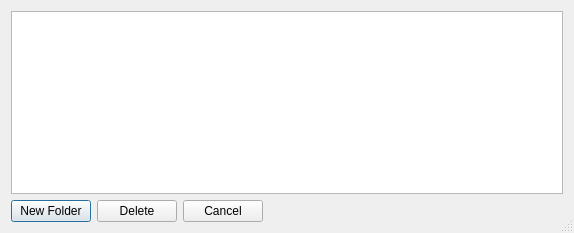
<?xml version="1.0" encoding="UTF-8"?>
<ui version="4.0">
 <class>Dialog</class>
 <widget class="QDialog" name="Dialog">
  <property name="windowModality">
   <enum>Qt::WindowModal</enum>
  </property>
  <property name="geometry">
   <rect>
    <x>0</x>
    <y>0</y>
    <width>574</width>
    <height>233</height>
   </rect>
  </property>
  <property name="windowTitle">
   <string>Dialog</string>
  </property>
  <property name="sizeGripEnabled">
   <bool>true</bool>
  </property>
  <property name="modal">
   <bool>true</bool>
  </property>
  <layout class="QGridLayout" name="gridLayout">
   <item row="0" column="0" colspan="2">
    <widget class="QTreeView" name="treeView"/>
   </item>
   <item row="1" column="0">
    <layout class="QHBoxLayout" name="horizontalLayout">
     <item>
      <widget class="QPushButton" name="btnMkdir">
       <property name="sizeIncrement">
        <size>
         <width>0</width>
         <height>0</height>
        </size>
       </property>
       <property name="text">
        <string>New Folder</string>
       </property>
       <property name="checkable">
        <bool>false</bool>
       </property>
      </widget>
     </item>
     <item>
      <widget class="QPushButton" name="btnRmdir">
       <property name="text">
        <string>Delete</string>
       </property>
      </widget>
     </item>
     <item>
      <widget class="QPushButton" name="btnCancel">
       <property name="text">
        <string>Cancel</string>
       </property>
      </widget>
     </item>
    </layout>
   </item>
   <item row="1" column="1">
    <spacer name="horizontalSpacer">
     <property name="orientation">
      <enum>Qt::Horizontal</enum>
     </property>
     <property name="sizeHint" stdset="0">
      <size>
       <width>375</width>
       <height>20</height>
      </size>
     </property>
    </spacer>
   </item>
  </layout>
 </widget>
 <layoutdefault spacing="6" margin="11"/>
 <resources/>
 <connections/>
</ui>
